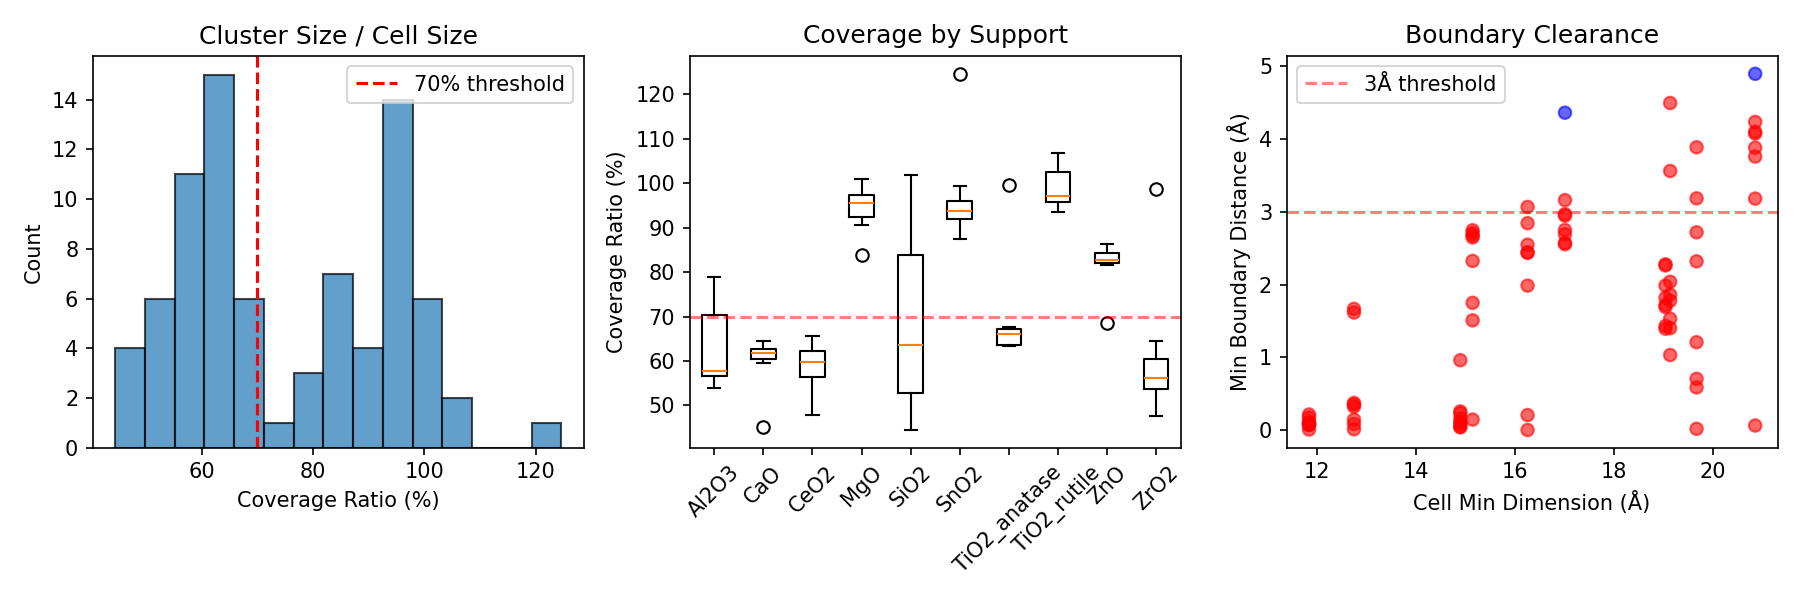

Here is the Python script that generated this plot:
"""
Analyze support size vs metal distribution to check periodic boundary interactions.
"""
import json
import numpy as np
from pathlib import Path
from ase.io import read
import matplotlib.pyplot as plt

def analyze_boundary_clearance(atoms, metal_symbol):
    """Analyze metal positions relative to cell boundaries."""
    cell = atoms.get_cell()
    a, b = np.linalg.norm(cell[0]), np.linalg.norm(cell[1])

    # Get metal positions (fractional)
    metal_idx = [i for i, s in enumerate(atoms.symbols) if s == metal_symbol]
    if not metal_idx:
        return None

    positions = atoms.positions[metal_idx]
    frac = atoms.get_scaled_positions()[metal_idx]

    # Metal cluster metrics
    xy_center = positions[:, :2].mean(axis=0)
    xy_spread = positions[:, :2].std(axis=0)
    xy_range = np.ptp(positions[:, :2], axis=0)  # max - min

    # Distance to boundaries (in fractional coords, 0 and 1 are boundaries)
    dist_to_0 = frac[:, :2].min(axis=0)  # min distance to x=0, y=0
    dist_to_1 = 1 - frac[:, :2].max(axis=0)  # min distance to x=1, y=1
    min_boundary_dist = np.minimum(dist_to_0, dist_to_1)

    # Convert to Angstroms
    min_boundary_dist_A = min_boundary_dist * np.array([a, b])

    # Check if any metal-metal distance crosses boundary (via minimum image)
    from ase.geometry import get_distances
    _, d_mic = get_distances(positions, positions, cell=cell, pbc=[True, True, False])
    d_no_mic = np.linalg.norm(positions[:, None, :] - positions[None, :, :], axis=-1)

    # If MIC distance < direct distance, interaction crosses boundary
    np.fill_diagonal(d_mic, np.inf)
    np.fill_diagonal(d_no_mic, np.inf)
    boundary_crossing = (d_mic < d_no_mic - 0.1).any()

    return {
        'cell_a': a, 'cell_b': b,
        'n_metal': len(metal_idx),
        'xy_spread': xy_spread.tolist(),
        'xy_range': xy_range.tolist(),
        'min_boundary_dist_frac': min_boundary_dist.tolist(),
        'min_boundary_dist_A': min_boundary_dist_A.tolist(),
        'boundary_crossing': boundary_crossing,
        'cluster_diameter': xy_range.max(),
        'cell_min_dim': min(a, b),
        'coverage_ratio': xy_range.max() / min(a, b)
    }

def main():
    base = Path("/DATA/user_scratch/jsh9967/5_uma_MSI/3_GA/runs_M40")
    results = []

    for run_dir in sorted(base.iterdir()):
        if not run_dir.is_dir():
            continue

        metal = run_dir.name.split("_")[0]
        slab = "_".join(run_dir.name.split("_")[1:])

        # Find best structure
        best_file = run_dir / f"{metal}_best.xyz"
        if not best_file.exists():
            continue

        atoms = read(best_file)
        analysis = analyze_boundary_clearance(atoms, metal)
        if analysis:
            analysis['metal'] = metal
            analysis['slab'] = slab
            results.append(analysis)

    # Summary table
    print(f"{'Metal':<4} {'Slab':<8} {'Cell(Å)':<12} {'Spread(Å)':<14} {'Range(Å)':<14} {'Boundary(Å)':<12} {'Cover%':<8} {'Cross'}")
    print("=" * 95)

    boundary_issues = []
    for r in sorted(results, key=lambda x: -x['coverage_ratio']):
        cell_str = f"{r['cell_a']:.1f}x{r['cell_b']:.1f}"
        spread_str = f"{r['xy_spread'][0]:.1f}, {r['xy_spread'][1]:.1f}"
        range_str = f"{r['xy_range'][0]:.1f}, {r['xy_range'][1]:.1f}"
        bound_str = f"{min(r['min_boundary_dist_A']):.1f}"
        cover_pct = r['coverage_ratio'] * 100
        cross = "⚠️ YES" if r['boundary_crossing'] else "no"

        print(f"{r['metal']:<4} {r['slab']:<8} {cell_str:<12} {spread_str:<14} {range_str:<14} {bound_str:<12} {cover_pct:<8.1f} {cross}")

        if r['boundary_crossing'] or r['coverage_ratio'] > 0.7:
            boundary_issues.append(r)

    # Summary stats
    print("\n" + "=" * 95)
    coverages = [r['coverage_ratio'] for r in results]
    crossings = sum(1 for r in results if r['boundary_crossing'])
    print(f"Coverage ratio: {np.mean(coverages)*100:.1f}% ± {np.std(coverages)*100:.1f}% (max: {np.max(coverages)*100:.1f}%)")
    print(f"Boundary crossings: {crossings}/{len(results)} ({100*crossings/len(results):.0f}%)")

    if boundary_issues:
        print(f"\n⚠️  {len(boundary_issues)} cases with potential boundary issues (coverage>70% or crossing):")
        for r in boundary_issues:
            print(f"   {r['metal']}_{r['slab']}: coverage={r['coverage_ratio']*100:.0f}%, crossing={r['boundary_crossing']}")

    # Plot
    fig, axes = plt.subplots(1, 3, figsize=(12, 4))

    # Coverage distribution
    axes[0].hist(np.array(coverages)*100, bins=15, edgecolor='black', alpha=0.7)
    axes[0].axvline(70, color='r', linestyle='--', label='70% threshold')
    axes[0].set_xlabel('Coverage Ratio (%)')
    axes[0].set_ylabel('Count')
    axes[0].set_title('Cluster Size / Cell Size')
    axes[0].legend()

    # By slab type
    slabs = list(set(r['slab'] for r in results))
    slab_coverages = {s: [r['coverage_ratio']*100 for r in results if r['slab'] == s] for s in slabs}
    axes[1].boxplot([slab_coverages[s] for s in sorted(slabs)], labels=sorted(slabs))
    axes[1].set_ylabel('Coverage Ratio (%)')
    axes[1].set_title('Coverage by Support')
    axes[1].tick_params(axis='x', rotation=45)
    axes[1].axhline(70, color='r', linestyle='--', alpha=0.5)

    # Boundary distance vs cell size
    min_bounds = [min(r['min_boundary_dist_A']) for r in results]
    cell_sizes = [r['cell_min_dim'] for r in results]
    colors = ['red' if r['boundary_crossing'] else 'blue' for r in results]
    axes[2].scatter(cell_sizes, min_bounds, c=colors, alpha=0.6)
    axes[2].set_xlabel('Cell Min Dimension (Å)')
    axes[2].set_ylabel('Min Boundary Distance (Å)')
    axes[2].set_title('Boundary Clearance')
    axes[2].axhline(3, color='r', linestyle='--', alpha=0.5, label='3Å threshold')
    axes[2].legend()

    plt.tight_layout()
    plt.savefig(base.parent / 'analysis' / 'boundary_analysis.png', dpi=150)
    print(f"\nPlot saved: analysis/boundary_analysis.png")

if __name__ == "__main__":
    main()
